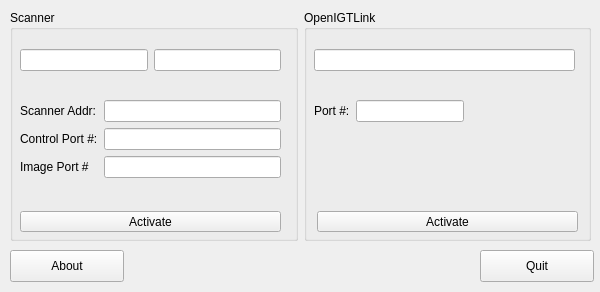
<?xml version="1.0" encoding="UTF-8"?>
<ui version="4.0">
 <class>DICOMIGTLWindow</class>
 <widget class="QMainWindow" name="DICOMIGTLWindow">
  <property name="geometry">
   <rect>
    <x>0</x>
    <y>0</y>
    <width>600</width>
    <height>292</height>
   </rect>
  </property>
  <property name="windowTitle">
   <string>MainWindow</string>
  </property>
  <property name="documentMode">
   <bool>false</bool>
  </property>
  <widget class="QWidget" name="centralwidget">
   <property name="sizePolicy">
    <sizepolicy hsizetype="Fixed" vsizetype="Fixed">
     <horstretch>0</horstretch>
     <verstretch>0</verstretch>
    </sizepolicy>
   </property>
   <property name="minimumSize">
    <size>
     <width>600</width>
     <height>0</height>
    </size>
   </property>
   <property name="maximumSize">
    <size>
     <width>600</width>
     <height>16777215</height>
    </size>
   </property>
   <widget class="QWidget" name="verticalLayoutWidget">
    <property name="geometry">
     <rect>
      <x>10</x>
      <y>10</y>
      <width>581</width>
      <height>231</height>
     </rect>
    </property>
    <layout class="QHBoxLayout" name="horizontalLayout">
     <item>
      <widget class="QGroupBox" name="gpScanner">
       <property name="title">
        <string>Scanner</string>
       </property>
       <widget class="QPushButton" name="pbScannerActivate">
        <property name="geometry">
         <rect>
          <x>10</x>
          <y>201</y>
          <width>261</width>
          <height>21</height>
         </rect>
        </property>
        <property name="text">
         <string>Activate</string>
        </property>
       </widget>
       <widget class="QWidget" name="formLayoutWidget">
        <property name="geometry">
         <rect>
          <x>10</x>
          <y>90</y>
          <width>261</width>
          <height>101</height>
         </rect>
        </property>
        <layout class="QFormLayout" name="formLayout">
         <item row="1" column="0">
          <widget class="QLabel" name="controlPortLabel">
           <property name="text">
            <string>Control Port #:</string>
           </property>
          </widget>
         </item>
         <item row="1" column="1">
          <widget class="QLineEdit" name="leControlPort"/>
         </item>
         <item row="0" column="0">
          <widget class="QLabel" name="scannerAddressLabel">
           <property name="text">
            <string>Scanner Addr:</string>
           </property>
          </widget>
         </item>
         <item row="0" column="1">
          <widget class="QLineEdit" name="leScannerAddress"/>
         </item>
         <item row="2" column="0">
          <widget class="QLabel" name="imagePortLabel">
           <property name="text">
            <string>Image Port #</string>
           </property>
          </widget>
         </item>
         <item row="2" column="1">
          <widget class="QLineEdit" name="leImagePort"/>
         </item>
        </layout>
       </widget>
       <widget class="QWidget" name="horizontalLayoutWidget">
        <property name="geometry">
         <rect>
          <x>10</x>
          <y>30</y>
          <width>261</width>
          <height>41</height>
         </rect>
        </property>
        <layout class="QHBoxLayout" name="horizontalLayout_2">
         <item>
          <widget class="QLineEdit" name="leStatusControl">
           <property name="alignment">
            <set>Qt::AlignCenter</set>
           </property>
           <property name="readOnly">
            <bool>true</bool>
           </property>
          </widget>
         </item>
         <item>
          <widget class="QLineEdit" name="leStatusImage">
           <property name="alignment">
            <set>Qt::AlignCenter</set>
           </property>
           <property name="readOnly">
            <bool>true</bool>
           </property>
          </widget>
         </item>
        </layout>
       </widget>
      </widget>
     </item>
     <item>
      <widget class="QGroupBox" name="gpOpenIGTLink">
       <property name="title">
        <string>OpenIGTLink</string>
       </property>
       <widget class="QPushButton" name="pbClientActivate">
        <property name="geometry">
         <rect>
          <x>13</x>
          <y>201</y>
          <width>261</width>
          <height>21</height>
         </rect>
        </property>
        <property name="text">
         <string>Activate</string>
        </property>
       </widget>
       <widget class="QWidget" name="horizontalLayoutWidget_2">
        <property name="geometry">
         <rect>
          <x>10</x>
          <y>30</y>
          <width>261</width>
          <height>41</height>
         </rect>
        </property>
        <layout class="QHBoxLayout" name="horizontalLayout_3">
         <item>
          <widget class="QLineEdit" name="leStatusClient">
           <property name="alignment">
            <set>Qt::AlignCenter</set>
           </property>
           <property name="readOnly">
            <bool>true</bool>
           </property>
          </widget>
         </item>
        </layout>
       </widget>
       <widget class="QWidget" name="formLayoutWidget_2">
        <property name="geometry">
         <rect>
          <x>10</x>
          <y>90</y>
          <width>261</width>
          <height>91</height>
         </rect>
        </property>
        <layout class="QFormLayout" name="formLayout_3">
         <property name="fieldGrowthPolicy">
          <enum>QFormLayout::FieldsStayAtSizeHint</enum>
         </property>
         <item row="0" column="0">
          <widget class="QLabel" name="portLabel">
           <property name="text">
            <string>Port #:</string>
           </property>
          </widget>
         </item>
         <item row="0" column="1">
          <widget class="QLineEdit" name="leOpenIGTLinkPort"/>
         </item>
        </layout>
       </widget>
      </widget>
     </item>
    </layout>
   </widget>
   <widget class="QPushButton" name="pbQuit">
    <property name="geometry">
     <rect>
      <x>480</x>
      <y>250</y>
      <width>114</width>
      <height>32</height>
     </rect>
    </property>
    <property name="text">
     <string>Quit</string>
    </property>
   </widget>
   <widget class="QPushButton" name="pbAbout">
    <property name="geometry">
     <rect>
      <x>10</x>
      <y>250</y>
      <width>114</width>
      <height>32</height>
     </rect>
    </property>
    <property name="text">
     <string>About</string>
    </property>
   </widget>
  </widget>
 </widget>
 <resources/>
 <connections/>
</ui>
